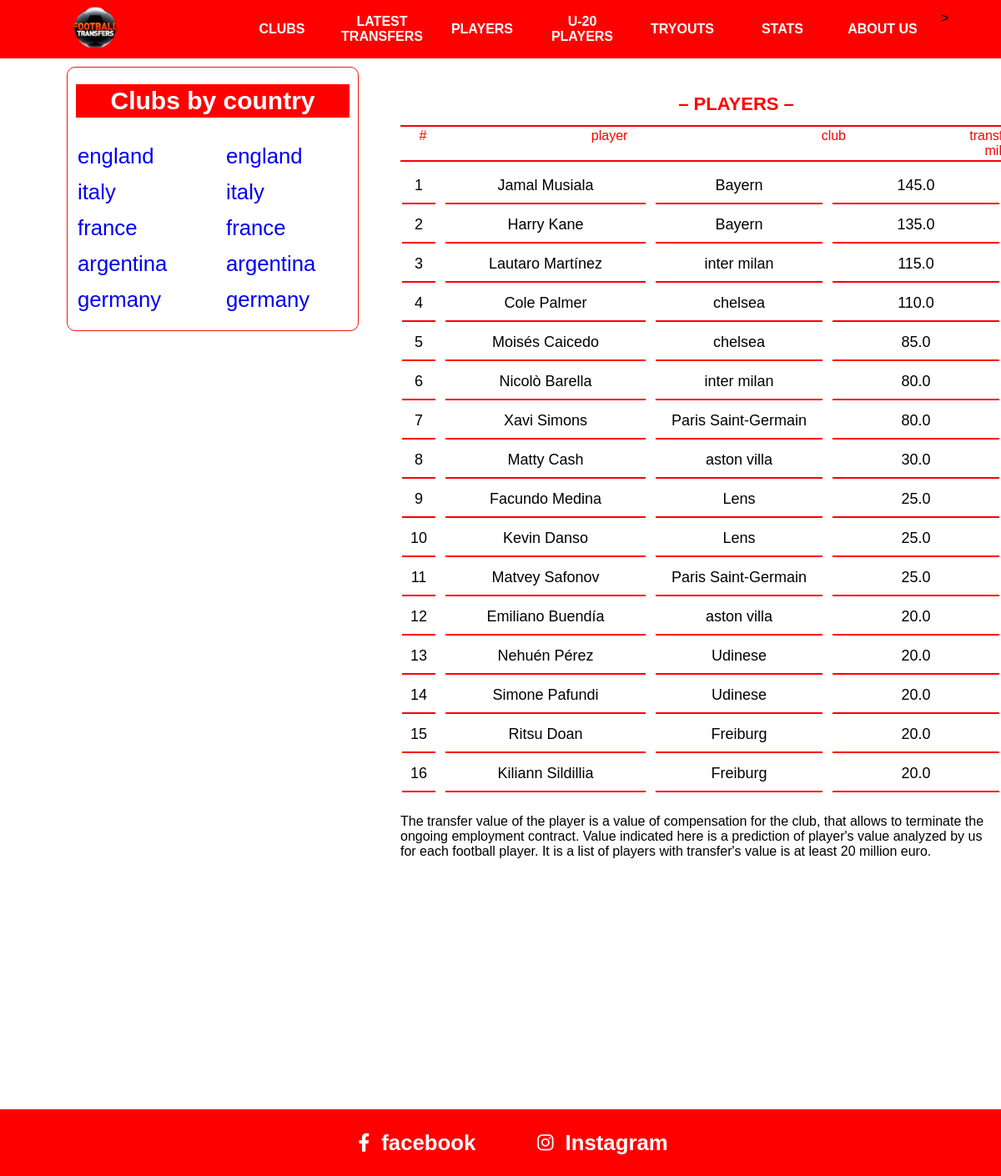
Screenshot of /players/ with the database file from the repository.
### main/models.py (models this page shows, shortened)
class BaseModel(models.Model):
    created_at = models.DateTimeField(auto_now_add=True)
    class Meta:
        abstract = True

class Country(BaseModel):
    name = models.CharField(max_length=255)
    class Meta:
        verbose_name_plural = 'countries'

class Player(BaseModel):
    name = models.CharField(max_length=255)
    position = models.CharField(max_length=255, blank=True, null=True)
    age = models.IntegerField(blank=True, null=True, validators=[MinValueValidator(16, MaxValueValidator)])
    price = models.FloatField(blank=True, null=True)
    number = models.IntegerField(blank=True, null=True)
    club = models.ForeignKey(Club, on_delete=models.SET_NULL, null=True)
    country = models.ForeignKey(Country, on_delete=models.SET_NULL, null=True)

class Club(BaseModel):
    name = models.CharField(max_length=255)
    logo = models.ImageField(upload_to='clubs/')
    president = models.CharField(max_length=255, blank=True, null=True)
    coach = models.CharField(max_length=255, blank=True, null=True)
    found_date = models.DateTimeField(auto_now_add=True)
    max_import = models.CharField(max_length=255, blank=True, null=True)
    max_export = models.CharField(max_length=255, blank=True, null=True)
    country = models.ForeignKey(Country, on_delete=models.CASCADE)

### main/views.py (the view)
# urls.py: path('players/', PlayersView.as_view(), name='players'),
class PlayersView(View):
    def get(self, request):
        context = {
            'players': Player.objects.order_by('-price')
        }
        return render(request, 'players.html', context)

### main/context_processors.py (called while the page is built)
def base_context(request):
    countries = Country.objects.all()[:11]
    context= {
        'countries': countries,
    }
    return context

### templates/players.html (shortened to what this page needs)
{% extends "base.html" %}
{% block content %}
<div class="nav">
    <h2>– PLAYERS –</h2>
    <table class="content-nav">
        <thead>
        <tr>
            <td>#</td>
            <td>player</td>
            <td>club</td>
            <td>transfer value, <br> mill. euro</td>
        </tr>
        </thead>
    </table>
</div>
<div class="content">
    <table class="playerss">
        {% for player in players %}
        <tr>
            <td>{{ forloop.counter }}</td>
            <td>{{ player.name}}</td>
            <td>{{ player.club.name }}</td>
            <td>{{ player.price }}</td>
        </tr>
        {% endfor %}
    </table>
    <p> The transfer value of the player is a value of compensation for the club, that allows to terminate the ongoing
        employment contract. Value indicated here is a prediction of player's value analyzed by us for each football
        player. It is a list of players with transfer's value is at least 20 million euro.</p>
</div>
{% endblock %}

### templates/base.html (shortened to what this page needs)
<!DOCTYPE html>
{% load static %}
<html>
<head>
    <link rel="stylesheet" type="text/css" media="screen" href="/static/css/main.css"/>
    <link
            rel="stylesheet"
            href="https://cdnjs.cloudflare.com/ajax/libs/font-awesome/6.1.1/css/all.min.css"
    />
</head>
<body>
<div class="container">
    <div class="navbar">
        <div class="icon">
            <a href="{% url 'index' %}">
                <img src="/static/img/12252568_173-removebg-preview.png" alt=""/>
            </a>
        </div>
        <div class="links">
            <div><a href="{% url 'clubs' %}">CLUBS</a></div>
            <div><a href="{% url 'lastest_transfers' %}">LATEST TRANSFERS</a></div>
            <div><a href="{% url 'players' %}">PLAYERS</a></div>
            <div><a href="{% url 'u20' %}">U-20 PLAYERS</a></div>
            <div><a href="{% url 'tryouts' %}">TRYOUTS</a></div>
            <div><a href="{% url 'stats' %}">STATS</a></div>
            <div><a href="{% url 'about' %}">ABOUT US</a></div>>
        </div>
    </div>
    <div class="country-clubs">
        <h2 id="title">Clubs by country</h2>
        <div class="country">
            <div>
                {% for country in countries|slice:':5' %}
                <h3><a href="/clubs/{{ country.id }}/">{{ country.name }}</a> <br/></h3>
                {% endfor %}
            </div>
            <div>
                {% for country in countries|slice:':5' %}
                <h3><a href="/clubs/{{ country.id }}/">{{ country.name }}</a> <br/></h3>
                {% endfor %}
            </div>
        </div>
    </div>
    {% block content %}
    {% endblock %}
    <div class="footer" style="margin-top: 200px;">
        <a href="https://www.facebook.com/topfootballtransfers/">
            <div>
                <i class="fa-brands fa-facebook-f"></i> &nbsp;
                <h3>facebook</h3>
            </div>
        </a>
        <a href="https://www.instagram.com/topfootballtransfers/">
            <div>
                <i class="fa-brands fa-instagram"></i> &nbsp;
                <h3>Instagram</h3>
            </div>
        </a>
    </div>
</div>
</body>
</html>

### static/css/main.css (style rules this page uses)
* { margin: 0; padding: 0; box-sizing: border-box; }
.container { width: 100% !important; display: inline-block; font-family: sans-serif; }
.container .navbar { width: 100%; background-color: red; display: flex; align-items: center; justify-content: space-around; position: fixed; z-index: 99; height: 70px !important; }
.container .navbar .icon { width: 100px; overflow: hidden; }
.container .navbar .icon img { width: 130%; margin-left: -14%; }
.container .navbar .links { z-index: 999; display: flex; }
.container .navbar .links div { width: 100px; text-align: center; display: flex; align-items: center; margin-right: 20px; }
.container .navbar .links div a { color: white; font-weight: 700; text-decoration: none; width: 100px !important; height: 45px; display: flex; align-items: center; justify-content: center; }
.country-clubs { width: 350px; border: 1px solid rgb(255, 16, 16); border-radius: 10px; position: fixed; top: 80px; left: 80px; padding: 10px 10px; padding-bottom: 10px; }
.country-clubs h2 { margin: 10px 0px; transition: all 0.3s ease; }
.country-clubs #title { font-size: 30px; background-color: red; color: white; text-align: center; line-height: 40px; }
.country-clubs .country { width: 100%; display: flex; flex-wrap: wrap; justify-content: space-between; font-size: 22px; margin-top: 20px; }
.country-clubs .country div { width: 150px; height: 100%; }
.country-clubs .country h3 { font-weight: 100 !important; margin: 10px 0px !important; width: 100%; padding: 2px 2px; transition: all 0.3s ease; }
.country-clubs .country h3 a { text-decoration: none; margin-top: 20px !important; }
.nav { width: 805px; background-color: white; position: fixed; left: 480px; top: 70px; }
.nav h2 { text-align: center; color: red; line-height: 50px; padding-top: 30px; font-size: 22px; }
.playerss { width: 100%; }
.playerss tr { display: flex; flex-wrap: wrap; justify-content: space-between; }
.playerss tr td { width: 200px; margin-bottom: 4px; padding: 10px 0px; font-size: 18px; border-bottom: 2px solid rgb(255, 0, 0); text-align: center; }
.players tr td:nth-child(2), .top-players tr td:nth-child(2), .playerss tr td:nth-child(2) { width: 240px; }
.players tr td:nth-child(1), .top-players tr td:nth-child(1), .playerss tr td:nth-child(1) { width: 40px !important; }
.content { max-width: 800px; margin-left: 480px; margin-top: 200px; padding-bottom: 100px; }
.content p, .content b { margin-top: 20px; }
.content-nav { border-top: 2px solid rgb(255, 0, 0); border-bottom: 2px solid rgb(255, 0, 0); width: 100%; }
.content-nav tr { display: flex; justify-content: space-between !important; }
.content-nav tr td { width: 140px; color: red; text-align: center; }
.content-nav tr td:nth-child(1) { width: 50px; }
.content-nav tr td:nth-child(2) { width: 250px; }
.footer { width: 100%; background-color: red; height: 80px; display: flex; align-items: center; justify-content: center; font-size: 22px; padding-left: 80px; }
.footer a { margin-right: 50px; color: white; text-decoration: none; word-spacing: 8px; padding: 4px 12px; border-radius: 5px; transition: all 0.3s ease; }
.footer a div { display: flex; align-items: center; }

### rows the page displays
Country: name "england"
Country: name "italy"
Country: name "france"
Country: name "argentina"
Country: name "germany"
Player: name "Jamal Musiala", club.name "Bayern", price "145.0"
Player: name "Harry Kane", club.name "Bayern", price "135.0"
Player: name "Lautaro Martínez", club.name "inter milan", price "115.0"
Player: name "Cole Palmer", club.name "chelsea", price "110.0"
Player: name "Moisés Caicedo", club.name "chelsea", price "85.0"
Player: name "Nicolò Barella", club.name "inter milan", price "80.0"
Player: name "Xavi Simons", club.name "Paris Saint-Germain", price "80.0"
Player: name "Matty Cash", club.name "aston villa", price "30.0"
Player: name "Facundo Medina", club.name "Lens", price "25.0"
Player: name "Kevin Danso", club.name "Lens", price "25.0"
Player: name "Matvey Safonov", club.name "Paris Saint-Germain", price "25.0"
Player: name "Emiliano Buendía", club.name "aston villa", price "20.0"
Player: name "Nehuén Pérez", club.name "Udinese", price "20.0"
Player: name "Simone Pafundi", club.name "Udinese", price "20.0"
Player: name "Ritsu Doan", club.name "Freiburg", price "20.0"
Player: name "Kiliann Sildillia", club.name "Freiburg", price "20.0"
